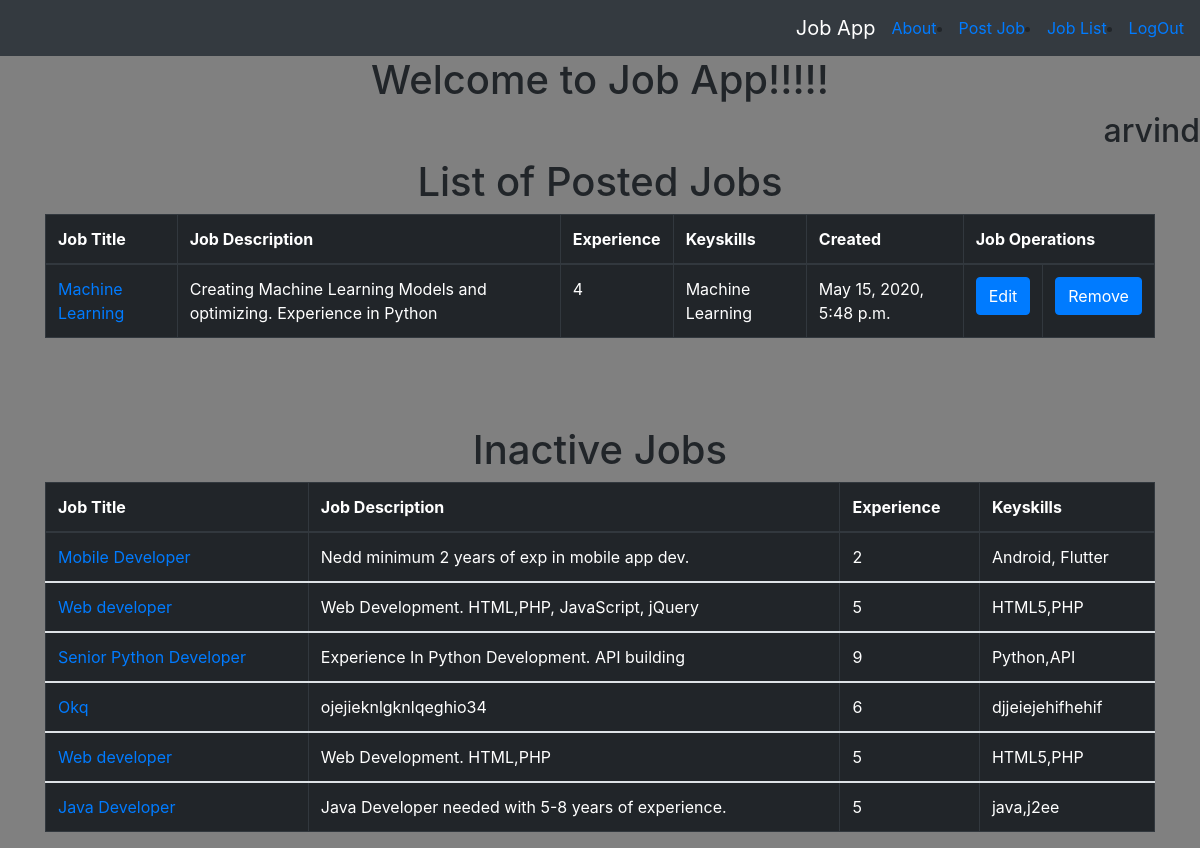
Before: /postjob/list/ (signed in) with the older database file.
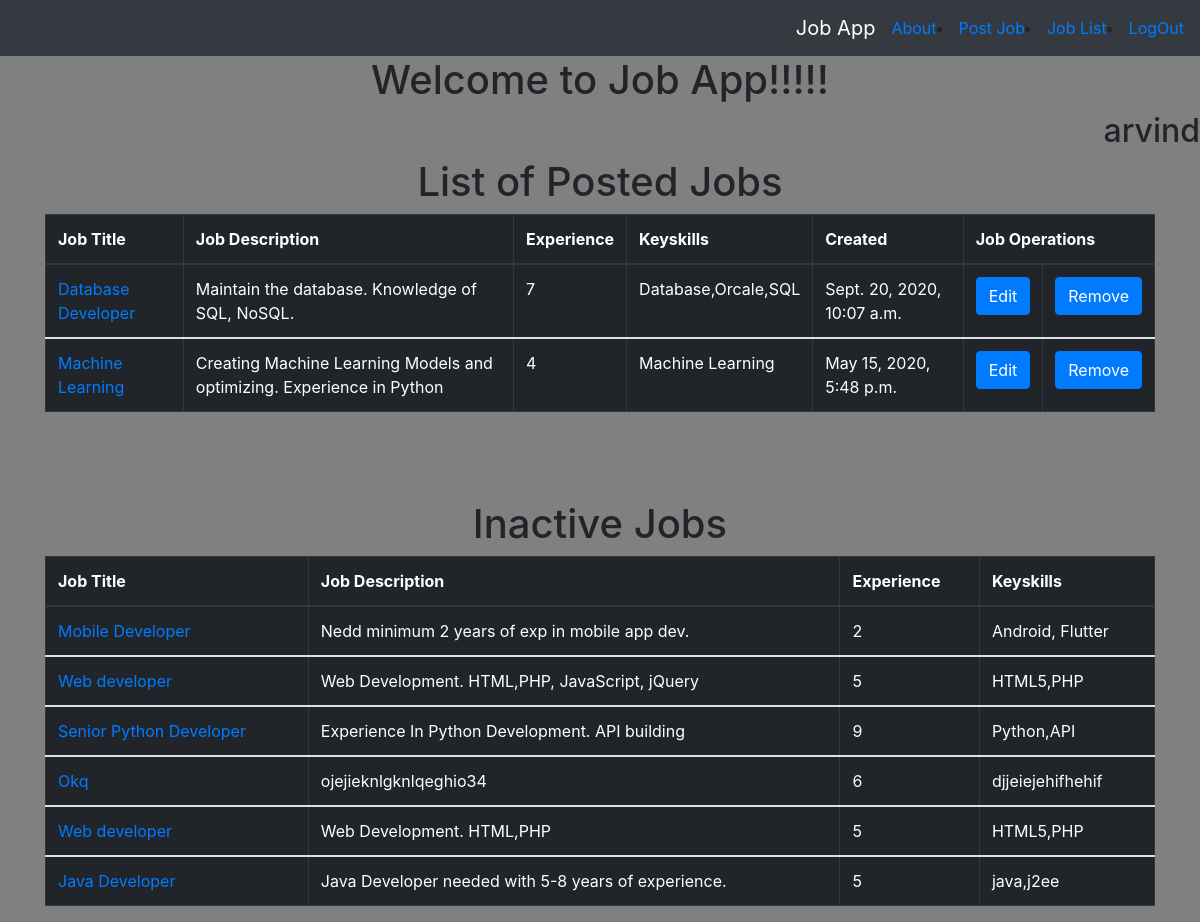
After: the same page with the newer database file.
### postjob/models.py (models this page shows, shortened)
class PostJob(models.Model):
    company_name = models.CharField(max_length=256)
    title = models.CharField(max_length=256)
    description = models.TextField()
    experience = models.PositiveIntegerField()
    keyskills = models.CharField(max_length=256)
    status = models.BooleanField(default=True)
    location = models.CharField(max_length=100)
    created_at = models.DateTimeField(auto_now=True)
    created_by = models.ForeignKey(User,on_delete=models.CASCADE)
    class Meta:
        ordering = ['-created_at']

### postjob/views.py (the view, shortened to what this page needs)
# urls.py: path('list/',views.ListJobPost.as_view(),name='list'),
class ListJobPost(LoginRequiredMixin, generic.ListView):
    model = PostJob
    def get_queryset(self):
        user = self.request.user
        if user.role == 'employer':
            return PostJob.objects.filter(created_by__exact=user.id)

### postjob/templates/postjob/postjob_list.html
{% extends 'postjob/postjob_base.html' %}
{% block content %}
<h1 align='center'>Welcome to Job App!!!!!</h1>
<h2 align='right'>{{user.first_name}} </h2>
<div class="container">
    <div>
      {% if postjob_list%}
        <h1 align="center"> List of Posted Jobs </h1>
          <table class="table table-dark table-bordered">
            <thead>
              <tr>
                <th scope="col">Job Title</th>
                <th scope="col">Job Description</th>
                <th scope="col">Experience</th>
                <th scope="col">Keyskills</th>
                <th scope="col">Created</th>
                <th colspan=2 scope="col">Job Operations</th>
              </tr>
            </thead>
            <tbody>
              {% for job in postjob_list %}
              {% if job.status%}
              <tr>
                <td><a href="{% url 'postjob:detail' pk=job.pk%}"> {{job.title}}</a></td>
                <td>{{ job.description }}</td>
                <td>{{ job.experience }}</td>
                <td>{{ job.keyskills }}</td>
                <td>{{ job.created_at }}</td>
                {% if user.role == 'employer' %}
                  <td><a class='btn btn-primary' href="{% url 'postjob:update' pk=job.pk %}">Edit</a></td>
                  <td><a class='btn btn-primary' href="{% url 'postjob:deactivate' pk=job.pk %}">Remove</a></td>
                {% elif user.role == 'employee' %}
                  <td><a class='btn btn-primary' href="{% url 'postjob:applyjob' pk=job.pk %}">Apply </a></td>
                {% endif %}
              </tr>
              {% endif %}
            </tbody>
            {% endfor %}
            {% else %}
              <h1 align='center'>No Jobs Posted yet!</h1>
            {% endif %}
        </table>
  </div>
{% if user.role == 'employer' %}
      {% if postjob_list%}
      <br/><br/><br/>
      <div class="conatiner">
      <table class="table table-dark table-bordered">
        <h1 align="center">Inactive Jobs</h1>
        <thead>
          <tr>
            <th scope="col">Job Title</th>
            <th scope="col">Job Description</th>
            <th scope="col">Experience</th>
            <th scope="col">Keyskills</th>
          </tr>
        </thead>
        <tbody>
          {% for job in postjob_list %}
          {% if job.status != True%}
            <tr>
              <td><a href="{% url 'postjob:detail' pk=job.pk%}"> {{job.title}}</a></td>
              <td>{{ job.description }}</td>
              <td>{{ job.experience }}</td>
              <td>{{ job.keyskills }}</td>
            </tr>
          {% endif%}
        </tbody>
        {% endfor %}
        </table>
      </div>
  </div>
  {% endif %}
{% endif %}
{% endblock %}

Changed rows visible on the page:
added PostJob: title "Database Developer", description "Maintain the database. Knowledge of SQL, NoSQL.", experience "7", keyskills "Database,Orcale,SQL", created_at "Sept. 20, 2020, 10:07 a.m.", shown under "List of Posted Jobs"
